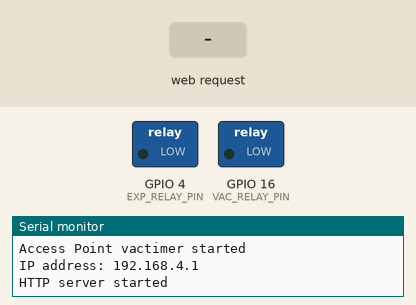
Bench run of a sketch on a simulated ESP8266 (NodeMCU). On the bench: switched loads named in the sketch (green lamp = pin HIGH), the last lines printed to the serial monitor. The inputs (shaded band) are chosen by the test bench.

Above: at 1.2 s.
1.3 s: HTTP request GET /toggleVac received
At 1.8 s:
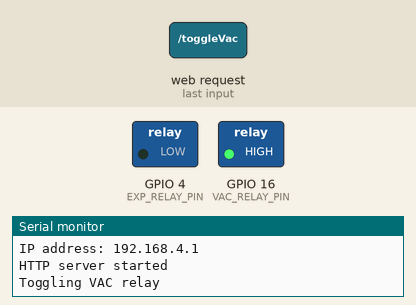
2.8 s: HTTP request GET /toggleExp received
At 4.0 s:
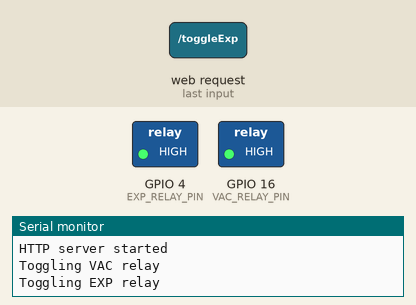
4.3 s: HTTP request GET /toggleVac received
At 5.2 s:
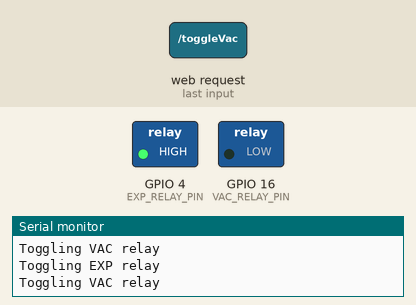
Timing chart, 0 to 7.3 s (numbered marks = the images above; inputs shaded):
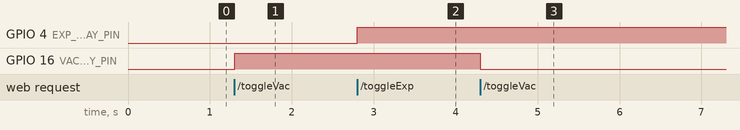

Measured:
- after the input at 1.3 s, GPIO 16 (VAC_RELAY_PIN): LOW → HIGH at once
- after the input at 2.8 s, GPIO 4 (EXP_RELAY_PIN): LOW → HIGH at once
- after the input at 4.3 s, GPIO 16 (VAC_RELAY_PIN): HIGH → LOW at once

The sketch:

esp8266_code.ino
```cpp
// (licence header left out)
#include <ESP8266WiFi.h>
#include <ESP8266WebServer.h>

// Define pins for relays
#define VAC_RELAY_PIN 16  // GPIO 16 (VAC relay pin)
#define EXP_RELAY_PIN 4   // GPIO 4 (EXP relay pin)

// WiFi settings
const char* ssid = "vactimer";
const char* password = "11082024VACexp";

// Web server setup
ESP8266WebServer server(80);

void setup() {
  Serial.begin(9600); // Initialize Serial for debugging

  pinMode(VAC_RELAY_PIN, OUTPUT);
  pinMode(EXP_RELAY_PIN, OUTPUT);
  digitalWrite(VAC_RELAY_PIN, LOW);
  digitalWrite(EXP_RELAY_PIN, LOW);

  // Set up WiFi as an access point
  WiFi.softAP(ssid, password);
  Serial.print("Access Point " );
  Serial.print(ssid);
  Serial.println(" started" );
  Serial.print("IP address: " );
  Serial.println(WiFi.softAPIP());

  // Define server routes
  server.on("/toggleVac", []() {
    Serial.println("Toggling VAC relay");
    digitalWrite(VAC_RELAY_PIN, !digitalRead(VAC_RELAY_PIN));
    server.send(200, "text/plain", "VAC relay toggled");
  });

  server.on("/toggleExp", []() {
    Serial.println("Toggling EXP relay");
    digitalWrite(EXP_RELAY_PIN, !digitalRead(EXP_RELAY_PIN));
    server.send(200, "text/plain", "EXP relay toggled");
  });

  server.on("/unlatchAll", []() {
    Serial.println("Unlatching all relays");
    digitalWrite(VAC_RELAY_PIN, LOW);
    digitalWrite(EXP_RELAY_PIN, LOW);
    server.send(200, "text/plain", "All relays unlatched");
  });

  server.on("/", []() {
    Serial.println("Client connected");
    server.send(200, "text/plain", "You shouldn't be seeing this.");
  });

  server.begin();
  Serial.println("HTTP server started");
}

void loop() {
  server.handleClient();
}
```
